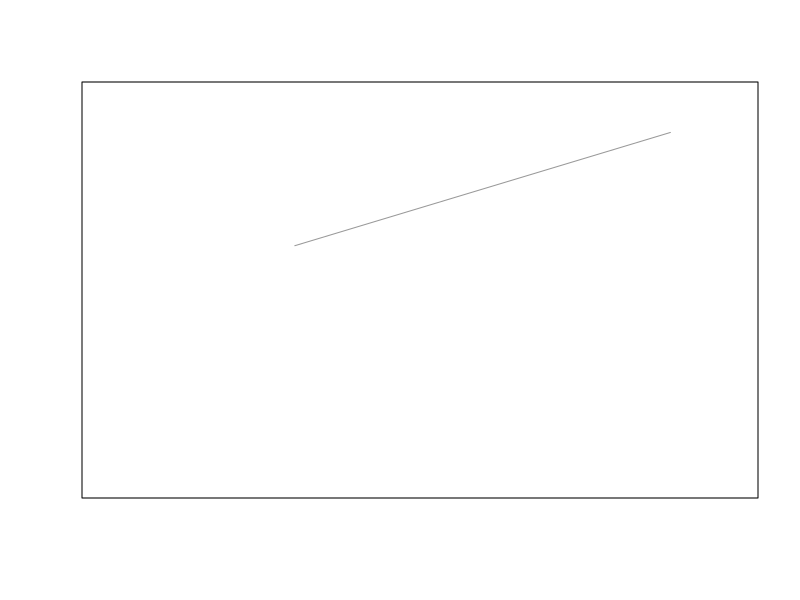

Write the R code that produced this figure. (Note: this script raises an error after producing the figure.)

plot(0, 0, type="n",
     xaxt="n", yaxt="n", xlab=NA, ylab=NA,
     xlim=c(-10, 0), ylim=c(-10, 0), cex.lab=1.3)
curve(0.49*x-0.42, -7, -1, lty=1, add=T, lwd=1, col = "gray60")
points(subset(dataDVSIII, d<11, select=c("P50", "pxgs50")), type="l", col=Cols[3])
points(subset(dataDVSI, LAI==3 & h3==1 & d<11, select=c("P50", "pxgs50")), type="l", col=Cols[1])
points(subset(dataDVSI, LAI==3 & h3==100 & d<11, select=c("P50", "pxgs50")), type="l", lty=2, col=Cols[1])

axis(1, xlim=c(-10, 0), pos=-10, lwd=2, at=c(-10, -5, 0))
mtext(expression(psi[x50]~(MPa)), side=1, line=3, cex=1.3)
axis(2, ylim=c(-10, 0), pos=-10, lwd=2, at=c(-10, -5, 0))
mtext(expression(psi[x*", "*italic(g[s]*50)]~(MPa)), side=2, line=2, cex=1.3)
text(-10*0.96, -10*0.055, expression((bold(c))), cex=1.3)
legend("bottomright", c("Klein 2014"), lty=1, lwd=1, col = "gray60")
box()
